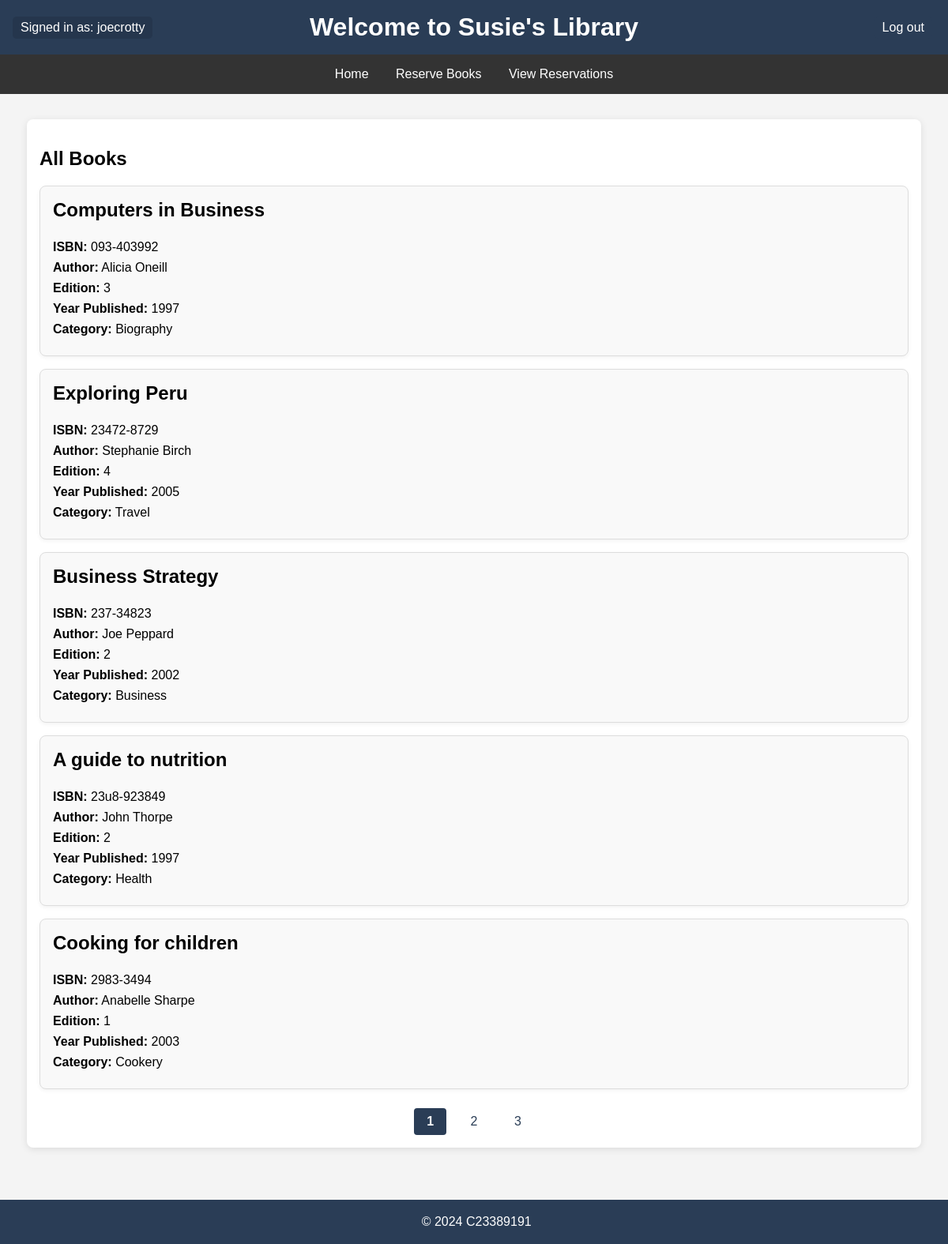
The app's page /AS/index.php (signed in) with its own data.
### tables this page shows
CREATE TABLE IF NOT EXISTS Books
(
    ISBN VARCHAR(30) PRIMARY KEY,
    BookTitle VARCHAR(30),
    Author VARCHAR(30),
    Edition INT(2),
    YearPublished YEAR,
    Category VARCHAR(3),
    Reserved CHAR(1),
   
    CONSTRAINT fk_category
    FOREIGN KEY (Category)
    REFERENCES Categories(CategoryID)
);

CREATE TABLE IF NOT EXISTS Categories
(
    CategoryID VARCHAR(3) PRIMARY KEY,
    CategoryDescription VARCHAR(30)
);

### AS/index.php (the view, shortened to what this page needs)
<!DOCTYPE html>
<html lang="en">
<head>
    <link rel="stylesheet" href="style.css">
</head>
<body>
    <?php
        include 'header.php';
    ?>
    <div class="content">
        <h2>All Books</h2>
        <?php
        require_once "database.php";
        if (!isset($_SESSION['user_id'])) {
            echo "<p>Please <a href='login.php'>login</a> to view books.</p>";
        } else {
            $page = isset($_GET['page']) && is_numeric($_GET['page']) ? (int)$_GET['page'] : 1;
            $rows = 5;
            $offset = ($page - 1) * $rows;
            $count_sql = "SELECT COUNT(*) as total FROM books";
            $count_result = $conn->query($count_sql);
            $row = $count_result->fetch_assoc();
            $total_rows = $row['total'];
            $total_pages = ceil($total_rows/$rows);
            $sql = "SELECT * FROM books LIMIT $rows OFFSET $offset";
            $result = $conn->query($sql);
            if ($result->num_rows > 0) {
                while($row = $result->fetch_assoc()) {
                    $cat = $row["Category"];
                    $sql2 = "SELECT CategoryDescription FROM Categories WHERE CategoryID = '$cat'";
                    $result2 = $conn->query($sql2);
                    $row2 = $result2->fetch_assoc();
                    echo '<div class="book-box">';
                    echo '<h3>' . $row["BookTitle"] . '</h3>';
                    echo '<p><strong>ISBN:</strong> ' . $row["ISBN"] . '</p>';
                    echo '<p><strong>Author:</strong> ' . $row["Author"] . '</p>';
                    echo '<p><strong>Edition:</strong> ' . $row["Edition"] . '</p>';
                    echo '<p><strong>Year Published:</strong> ' . $row["YearPublished"] . '</p>';
                    echo '<p><strong>Category:</strong> ' . $row2["CategoryDescription"] . '</p>';
                    echo '</div>';
                }
            } else {
                echo "<div class='book-box'>
                    <p> 0 results </p>
                    </div>";
            }
            echo "<div class='pagination' >";
            for ($i = 1; $i <= $total_pages; $i++) {
                if ($i == $page) {
                    echo "<strong>$i</strong> ";
                } else {
                    echo "<a href='index.php?page=$i'>$i</a> ";
                }
            }
            echo "</div>";
        }
        ?>
    </div>
    <?php
        include 'footer.php';
    ?>
</body>
</html>

### AS/header.php (shortened to what this page needs)
<?php
    echo
    "<header>
        <h1>Welcome to Susie's Library</h1>";
        if (isset($_SESSION['user_id'])) {
            echo '<a class="logout" href="logout.php">Log out</a>';
            echo '<p class="account"> Signed in as: '. $_SESSION['user_id']. '</p>';
        }
    echo "</header>";
    echo
    '<nav>
        <ul>
            <li><a href="index.php">Home</a></li>
            <li><a href="reserve.php">Reserve Books</a></li>
            <li><a href="view.php">View Reservations</a></li>
        </ul>
    </nav>';
?>

### AS/footer.php
<?php
    echo "<br><br><br><br><br>";
    echo
    "<footer>
            <p>&copy; 2024 C23389191</p>
    </footer> ";
?>

### AS/style.css (style rules this page uses)
body { font-family: Arial, sans-serif; margin: 0; padding: 0; background-color: #f4f4f4; }
header { background-color: #2a3d56; color: white; padding: 1rem; display: flex; justify-content: space-between; align-items: center; position: relative; }
h1 { margin: 0; font-size: 2rem; text-align: center; display: inline-block; flex: 1; }
nav { background-color: #333; color: white; padding: 1rem 0; text-align: center; }
nav ul { list-style-type: none; padding: 0; margin: 0; }
nav ul li { display: inline; margin: 0 15px; }
nav ul li a { color: white; text-decoration: none; font-size: 1rem; }
footer { background-color: #2a3d56; color: white; text-align: center; padding: 0.2rem; position: fixed; width: 100%; bottom: 0; }
.content { max-width: 1100px; margin: 2rem auto; padding: 1rem; background-color: white; border-radius: 8px; box-shadow: 0 2px 10px rgba(0, 0, 0, 0.1); }
.book-box { background-color: #f9f9f9; padding: 1rem; margin: 1rem 0; border: 1px solid #ddd; border-radius: 8px; box-shadow: 0 2px 5px rgba(0, 0, 0, 0.05); }
.book-box h3 { margin-top: 0; font-size: 1.5rem; }
.book-box p { margin: 0.5rem 0; }
.logout { float: right; color: white; background-color: #2a3d56; padding: 5px 10px; border-radius: 5px; text-decoration: none; right: 20px; position: absolute; }
.account { float: right; color: white; background-color: #25364d; padding: 5px 10px; border-radius: 5px; text-decoration: none; position: absolute; }
.pagination { text-align: center; margin-top: 1.5rem; }
.pagination a, .pagination strong { display: inline-block; padding: 0.5rem 1rem; margin: 0 5px; font-size: 1rem; color: #2a3d56; text-decoration: none; border-radius: 4px; transition: background-color 0.3s; }
.pagination a:hover, .pagination strong { background-color: #2a3d56; color: white; }

### records on screen
books: BookTitle "Computers in Business", ISBN "093-403992", Author "Alicia Oneill", Edition "3", YearPublished "1997", Category.CategoryDescription "Biography"
books: BookTitle "Exploring Peru", ISBN "23472-8729", Author "Stephanie Birch", Edition "4", YearPublished "2005", Category.CategoryDescription "Travel"
books: BookTitle "Business Strategy", ISBN "237-34823", Author "Joe Peppard", Edition "2", YearPublished "2002", Category.CategoryDescription "Business"
books: BookTitle "A guide to nutrition", ISBN "23u8-923849", Author "John Thorpe", Edition "2", YearPublished "1997", Category.CategoryDescription "Health"
books: BookTitle "Cooking for children", ISBN "2983-3494", Author "Anabelle Sharpe", Edition "1", YearPublished "2003", Category.CategoryDescription "Cookery"

### other values on screen
$_SESSION['user_id'] "joecrotty"
